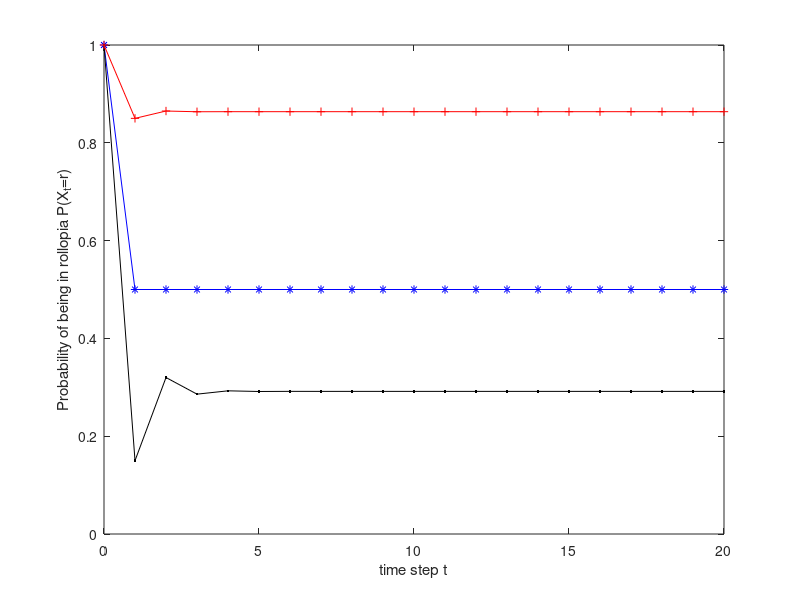

Write the MATLAB code that produced this figure.
p=0.5; q=0.5; P = [1-p p; q 1-q]; % assume a fair coin and a fair die
mu0 = [1, 0]; % inital state vector since Freddy started in rollopia
for t = 1: 1: 21, mut(t,:) = mu0*P^(t-1); end
t=0:1:20; % vector of time steps t
plot(t,mut(:,1)','b*-')
hold on;
p=0.85; q=0.35; P = [1-p p; q 1-q]; % assume an unfair coin and an unfair die
for t = 1: 1: 21, mut(t,:) = mu0*P^(t-1); end
t=0:1:20; % vector of time steps t
plot(t,mut(:,1)','k.-')
p=0.15; q=0.95; P = [1-p p; q 1-q]; % assume another unfair coin and another unfair die
for t = 1: 1: 21, mut(t,:) = mu0*P^(t-1); end
t=0:1:20; % vector of time steps t
plot(t,mut(:,1)','r+-')
xlabel('time step t'); ylabel('Probability of being in rollopia $P(X_t=r)$')
xlabel('time step t'); ylabel('Probability of being in rollopia P(X_t=r)')
